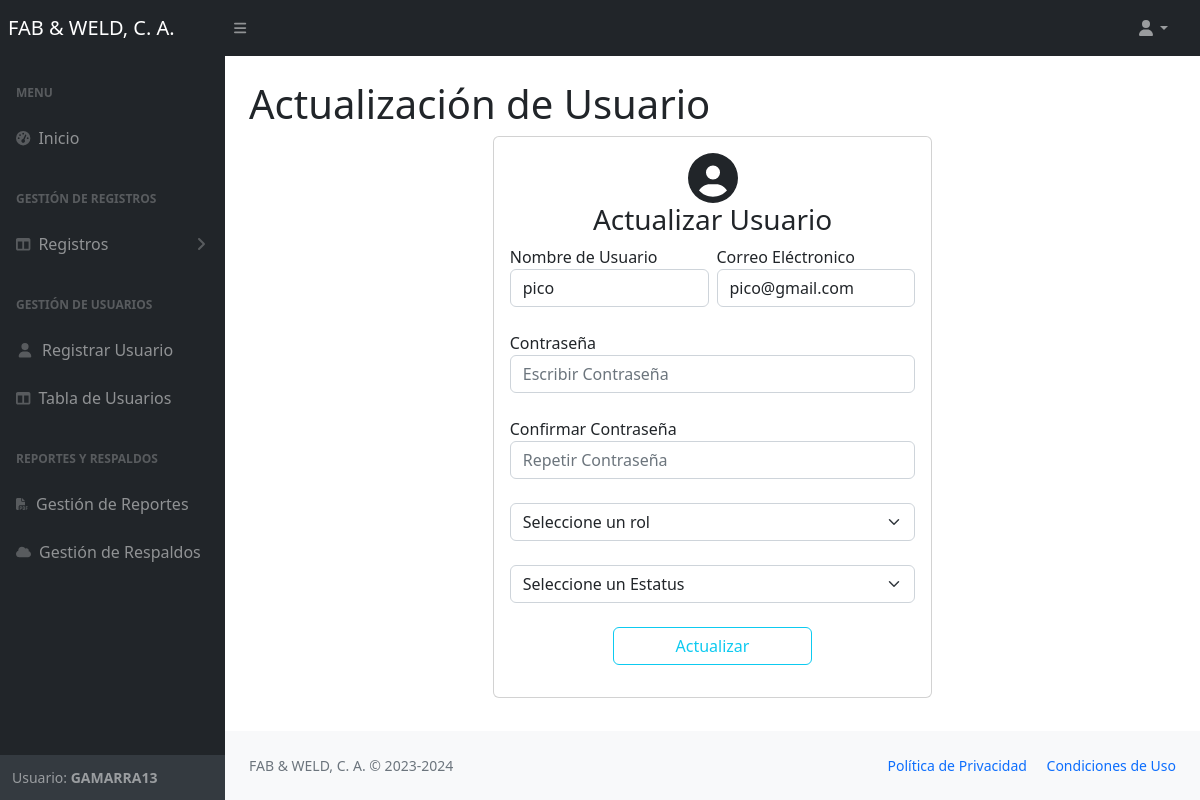
Screenshot of /views/actualizar_usuario.php?id=11 (signed in) with the database file from the repository.
### tables this page shows
CREATE TABLE `users` (
  `id` int NOT NULL,
  `username` varchar(100) DEFAULT NULL,
  `email` varchar(100) NOT NULL,
  `passwordd` varchar(255) DEFAULT NULL,
  `estatus` varchar(50) NOT NULL,
  `role_id` int DEFAULT NULL
);

### views/actualizar_usuario.php (the view, shortened to what this page needs)
<?php
require"../php/conexion.php";
$id= $_GET['id'];
$consulta= "SELECT * FROM users u LEFT JOIN roles r ON u.role_id=r.id_rol WHERE id=$id";
$ejecute= $conexion->query($consulta);
$extraer= $ejecute->fetch_assoc();
 ?>
    <body class="sb-nav-fixed">
    <?php require'nav.php';?>
    <div id="layoutSidenav_content">
                <main>
                    <div class="container-fluid px-4">
                        <h1 class="mt-4">Actualización de Usuario</h1>
                        <div class="container">
    <div class="row">
      <div class="col-md-6 mx-auto">
      <div class="card">
  <div class="card-body">
  <center><i class='fas fa-user-circle' style='font-size:50px;'></i><h3>Actualizar Usuario</h3></center>
  <form action="../php/actualizar_user.php?id=<?=$extraer['id']?>" method="POST" onsubmit="return validarClave()">
   <div class="row g-2">
  <div class="col-md">
  <div class="mb-3">
    <label for="floatingInputGrid">Nombre de Usuario</label>
      <input type="text" class="form-control"  placeholder="Escribir Usuario" value="<?php echo $extraer['username'] ?>" name="username" required>
    </div>
  </div>
  <div class="col-md">
  <div class="mb-3">
    <label for="floatingInputGrid">Correo Eléctronico</label>
    <input type="email" class="form-control" placeholder="example@gmail.com" name="email" value="<?php echo $extraer['email'] ?>" required>
    </div>
  </div>
  <div class="mb-3">
    <label for="floatingInput">Contraseña</label>
  <input type="password" class="form-control"  placeholder="Escribir Contraseña" id="clave" name="passwordd" maxlength="15" minlength="8" required>
</div>
<div class="mb-3">
    <label for="floatingInput">Confirmar Contraseña</label>
  <input type="password" class="form-control"  placeholder="Repetir Contraseña"  id="confirmacionClave" name="confirm_password" maxlength="15" minlength="8" required>
</div>
<div class="mb-3">
 <select class="form-select"  name="role_id" required>
  <option value="">Seleccione un rol</option>
       </select>
  </div>
<div class="mb-3">
    <select name="estatus" class="form-select" id="" required>
    <option value="">Seleccione un Estatus</option>
    </select>
</div>
<div class="d-grid gap-2 col-6 mx-auto">
  <button type="submit" class="btn btn-outline-info">Actualizar</button>
</div>
</form>
  </div>
</div>
</div>
 </div>
                </main>
    <br>
    <?php require'footer.php';?>
    </body>
</html>

### views/nav.php (shortened to what this page needs)
<?php
require"../php/conexion.php";
$id = $_SESSION["id"];
$rol1=2;
$estatus='estatus';
$consulta = "SELECT * FROM users WHERE id = '$id'  OR $rol1='role_id' AND $estatus='estatus'";
$result = mysqli_query($conexion, $consulta);
$row= $result->fetch_assoc();
if (mysqli_num_rows($result) == 0) {
    echo"<script>
    alert('Por favor debe de iniciar sesión');
    window.location.href='../index.php';
</script>";
    session_destroy();
      mysqli_close($conexion);
}if (!$result=mysqli_query($conexion, $consulta)) {
	echo("Error description:".mysqli_error($conexion));
}
    ?>
<!DOCTYPE html>
<html lang="en">
    <head>
        <link href="https://cdn.jsdelivr.net/npm/simple-datatables@7.1.2/dist/style.min.css" rel="stylesheet" />
        <link href="../css/styles.css" rel="stylesheet" />
    </head>
    <body class="sb-nav-fixed">
        <nav class="sb-topnav navbar navbar-expand navbar-dark bg-dark">
            <a class="navbar-brand ps-2" href="home.php">FAB & WELD, C. A.</a>
            <button class="btn btn-link btn-sm order-1 order-lg-0 me-4 me-lg-0" id="sidebarToggle" href="#!"><i class="fas fa-bars"></i></button>
            <ul class="navbar-nav ms-auto ms-md-0 me-3 me-lg-4">
                <li class="nav-item dropdown">
                    <a class="nav-link dropdown-toggle" id="navbarDropdown" href="#" role="button" data-bs-toggle="dropdown" aria-expanded="false"><i class="fas fa-user fa-fw"></i></a>
                </li>
            </ul>
        </nav>
        <div id="layoutSidenav">
            <div id="layoutSidenav_nav">
                <nav class="sb-sidenav accordion sb-sidenav-dark" id="sidenavAccordion">
                    <div class="sb-sidenav-menu">
                        <div class="nav">
                            <div class="sb-sidenav-menu-heading">Menu</div>
                            <a class="nav-link" href="home.php">
                                <div class="sb-nav-link-icon"><i class="fas fa-tachometer-alt"></i></div>
                                Inicio
                            </a>
                            <div class="sb-sidenav-menu-heading">Gestión de Registros</div>
                            <a class="nav-link collapsed" href="#" data-bs-toggle="collapse" data-bs-target="#collapseLayouts" aria-expanded="false" aria-controls="collapseLayouts">
                                <div class="sb-nav-link-icon"><i class="fas fa-columns"></i></div>
                                Registros
                                <div class="sb-sidenav-collapse-arrow"><i class="fas fa-angle-down"></i></div>
                            </a>
                            <div class="sb-sidenav-menu-heading">Gestión de Usuarios</div>
                            <a class="nav-link" href="nuevo_user.php">
                                <div class="sb-nav-link-icon"><i class="fas fa-user fa-fw"></i></div>
                               Registrar Usuario
                            </a>
                            <a class="nav-link" href="usuarios.php">
                                <div class="sb-nav-link-icon"><i class="fas fa-columns"></i></div>
                               Tabla de  Usuarios
                            </a>
                            <div class="sb-sidenav-menu-heading">Reportes y Respaldos</div>
                            <a class="nav-link" href="reportes.php">
                                <div class="sb-nav-link-icon"><i class='fas fa-file-pdf' style='font-size:12px'></i></div>
                               Gestión de Reportes
                            </a>
                            <a class="nav-link" href="backups.php">
                                <div class="sb-nav-link-icon"><i class='fas fa-cloud' style='font-size:12px'></i></div>
                              Gestión de Respaldos
                            </a>
                        </div>
                    </div>
                    <div class="sb-sidenav-footer">
                        <div class="small">Usuario: <b style="text-transform: uppercase"><?php echo $row['username'] ?></b></div>
                    </div>
                </nav>
            </div>

### rows the page displays
users: username "GAMARRA13"
users: username "pico", email "pico@gmail.com"
